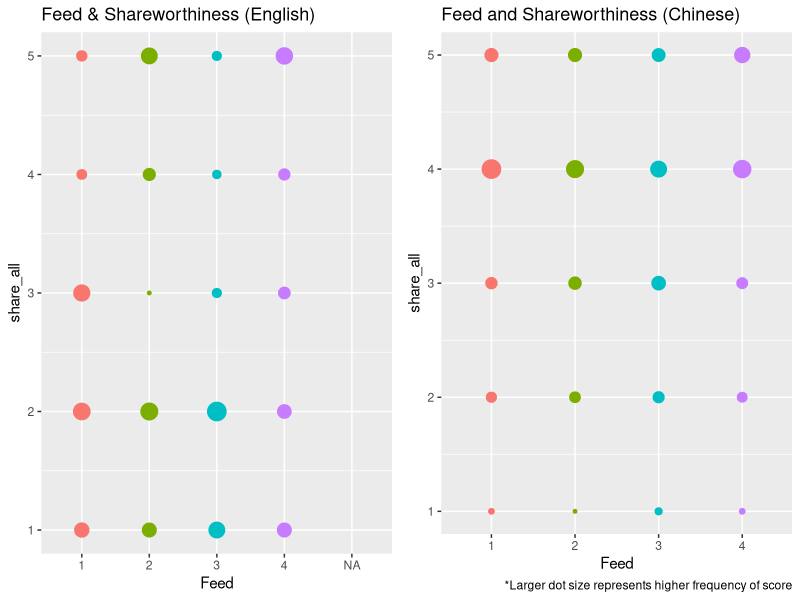
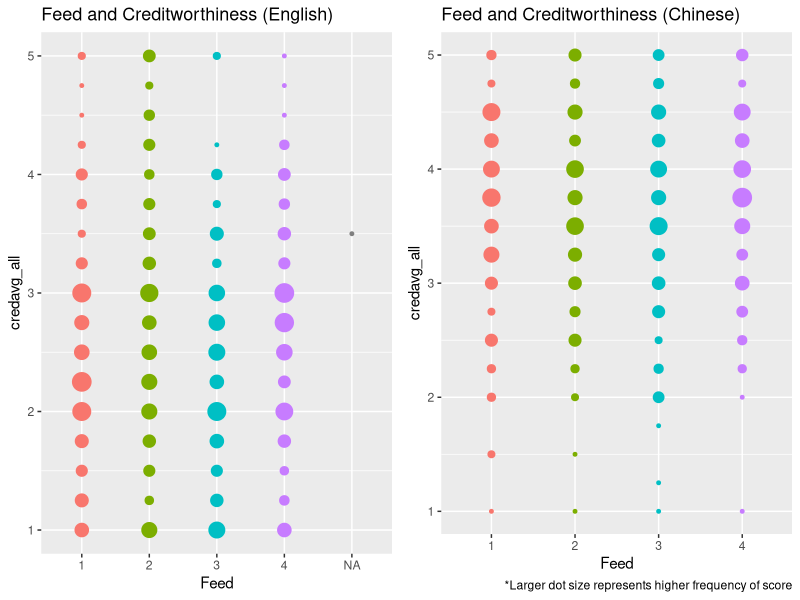
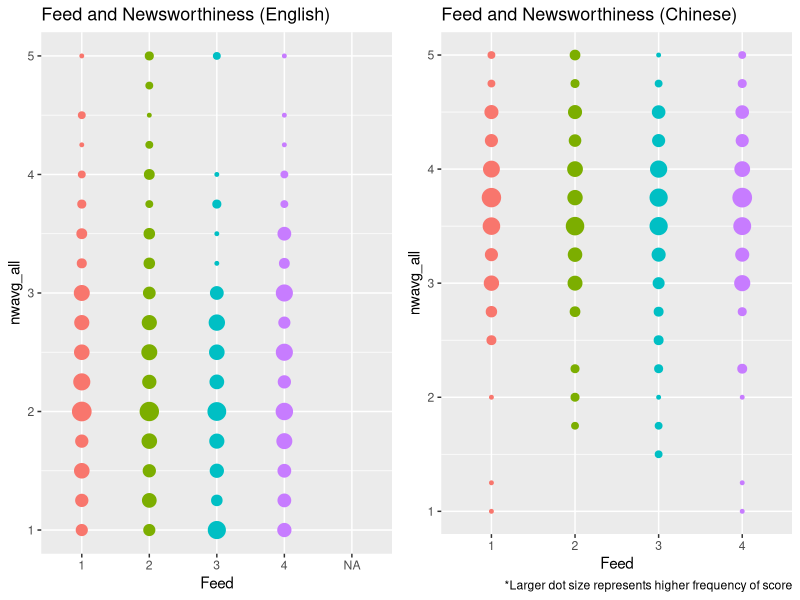
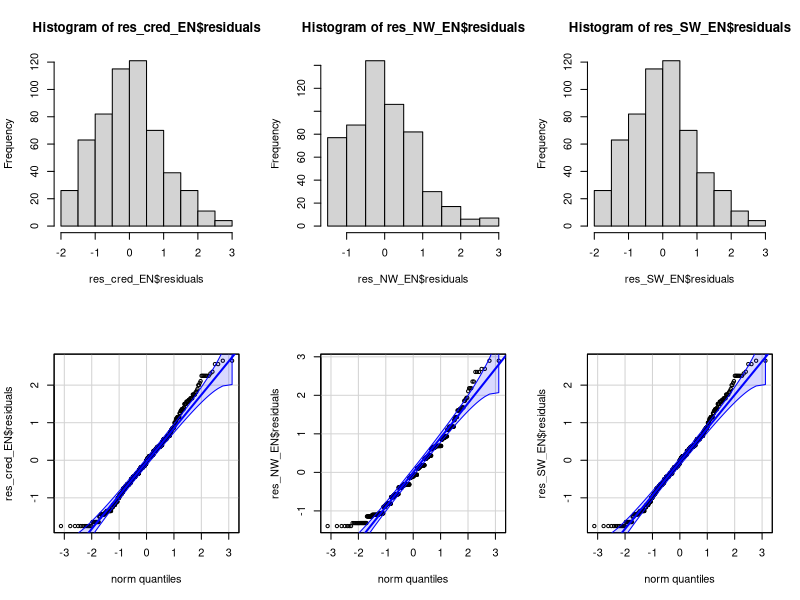
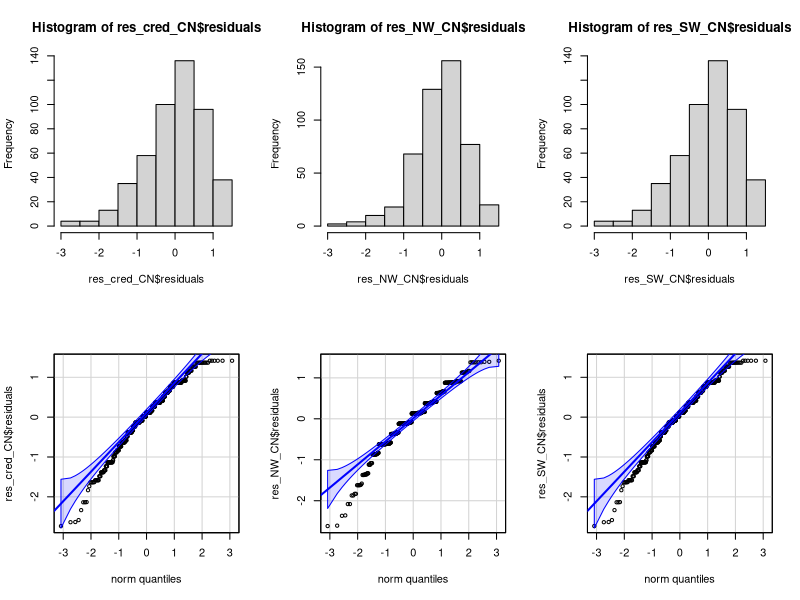

These figures' R source, in order: (Note: this script raises an error after producing the figures.)
## ---- chunk 1
knitr::opts_chunk$set(echo = TRUE)
## ---- chunk 2
library(readr)
library(dplyr)
library(car)
library(ggplot2)
library(gridExtra)
library(effects)
library(car)
library(MASS)
library(splines)
library(xtable)
library(kableExtra)
## ---- chunk 3
CNdata_filtered_120123 <- read_csv("CNdata_filtered_120123.csv")
ENdata_filtered_110123 <- read_csv("ENdata_filtered_110123.csv")
## ---- chunk 4
#Chinese data, renaming/changing data types to factors
CNdata_filtered_120123$Feed <- CNdata_filtered_120123$feed_typefour
CNdata_filtered_120123$Feed <- as.factor(CNdata_filtered_120123$Feed)
CNdata_filtered_120123$valence <- as.factor(CNdata_filtered_120123$valence)

#Chinese data, selecting relevant variables
Data_CN <- CNdata_filtered_120123 |> 
  dplyr::select(Feed,valence,credavg_all,nwavg_all,share_all,NewsSharing_SM,NewsCred_SM,AI_acceptance,GenTech_op,gender,age, Durationinseconds) |> 
  mutate(Group = 1)

#English data, adding/renaming relevant variables
ENdata_filtered_110123$NewsCred_SM <- unlist(ENdata_filtered_110123[,255])#rename to match CN data

#English data, selecting relevant variables
Data_EN <-ENdata_filtered_110123 |> 
  dplyr::mutate(valence = feed_valence) |>
  dplyr::mutate(Feed = feedtype_four) |> 
  dplyr::select(Feed,valence,credavg_all,nwavg_all,share_all,NewsSharing_SM,NewsCred_SM,AI_acceptance,GenTech_op,gender,age, Durationinseconds) |> 
  mutate(Group = 0)

#English data, changing data types to factors
Data_EN$Feed <- as.factor(Data_EN$Feed)
Data_EN$valence <- as.factor(Data_EN$valence)

#one dataframe, Group (1 = Chinese 0 = American)
Data <- rbind(Data_CN,Data_EN)
Data$Group <- as.factor(Data$Group)

#fixing age and gender
Data$age <- 2024 - Data$age
Data$gender <- as.factor(Data$gender)

#------------------------------------- Time oddity fixing
#sample thresholds
Time_TwentyMin <- 1200 #seconds
Time_ThirtyMin <- 1800 #seconds
Time_FortyMin <- 2400 #seconds
Time_Hour <- 3600 #seconds
# ------------------------------------
Data_CN <- Data_CN |> # Chinese
  mutate(Twenty_Min_Less = ifelse(Durationinseconds <= Time_TwentyMin,1,0)) |> # Less than or equal to 20 Min
  mutate(Twenty_Min_Plus = ifelse(Durationinseconds > Time_TwentyMin,1,0)) |> # Greater than 20 min
  mutate(Thirty_Min_Plus = ifelse(Durationinseconds > Time_ThirtyMin,1,0)) |> # Greater than 30 min
  mutate(Forty_Min_Plus = ifelse(Durationinseconds > Time_FortyMin,1,0)) |> # Greater than 40 min
  mutate(Hour_Plus = ifelse(Durationinseconds > Time_Hour,1,0)) # Greater than 1 hour

Data_EN <- Data_EN |> # English
  mutate(Twenty_Min_Less = ifelse(Durationinseconds <= Time_TwentyMin,1,0)) |> # Less than or equal to 20 Min
  mutate(Twenty_Min_Plus = ifelse(Durationinseconds > Time_TwentyMin,1,0)) |> # Greater than 20 min
  mutate(Thirty_Min_Plus = ifelse(Durationinseconds > Time_ThirtyMin,1,0)) |> # Greater than 30 min
  mutate(Forty_Min_Plus = ifelse(Durationinseconds > Time_FortyMin,1,0)) |> # Greater than 40 min
  mutate(Hour_Plus = ifelse(Durationinseconds > Time_Hour,1,0)) # Greater than 1 hour

# tried making the following two blocks cleaner using lapply but idk why no work
Data_CN$Twenty_Min_Less <- as.factor(Data_CN$Twenty_Min_Less)
Data_CN$Twenty_Min_Plus <- as.factor(Data_CN$Twenty_Min_Plus)
Data_CN$Thirty_Min_Plus <- as.factor(Data_CN$Thirty_Min_Plus)
Data_CN$Forty_Min_Plus <- as.factor(Data_CN$Forty_Min_Plus)
Data_CN$Hour_Plus <- as.factor(Data_CN$Hour_Plus)

Data_EN$Twenty_Min_Less <- as.factor(Data_EN$Twenty_Min_Less)
Data_EN$Twenty_Min_Plus <- as.factor(Data_EN$Twenty_Min_Plus)
Data_EN$Thirty_Min_Plus <- as.factor(Data_EN$Thirty_Min_Plus)
Data_EN$Forty_Min_Plus <- as.factor(Data_EN$Forty_Min_Plus)
Data_EN$Hour_Plus <- as.factor(Data_EN$Hour_Plus)

## ---- chunk 5
cor_matrix_CN <- cor(Data_CN[,c("credavg_all","nwavg_all","share_all")])
cor_matrix_EN <- cor(Data_EN[,c("credavg_all","nwavg_all","share_all")], use = "complete.obs")
# Print the correlation matrix
print(cor_matrix_CN)
print(cor_matrix_EN)
## ---- chunk 6
#Feed X Shareworthiness
ShareXFeed_EN <- ggplot(Data_EN, aes(Feed,share_all,color=Feed)) +
  geom_count() + 
  theme(legend.position = "none",plot.title = element_text(size=13))+
  ggtitle("Feed & Shareworthiness (English)")

ShareXFeed_CN <- ggplot(Data_CN, aes(Feed,share_all,color=Feed)) +
  geom_count() + 
  theme(legend.position = "none",plot.title = element_text(size=13))+
  labs(caption = "*Larger dot size represents higher frequency of score")+
  ggtitle("Feed and Shareworthiness (Chinese)")

grid.arrange(ShareXFeed_EN,ShareXFeed_CN,nrow=1)
#------------------------------------------------------------------------------
#Feed X Creditworthiness
CredXFeed_EN <- ggplot(Data_EN, aes(Feed,credavg_all,color=Feed)) +
  geom_count() +
  theme(legend.position = "none",plot.title = element_text(size=13))+
  ggtitle("Feed and Creditworthiness (English)")

CredXFeed_CN <- ggplot(Data_CN, aes(Feed,credavg_all,color=Feed)) +
  geom_count() +
  theme(legend.position = "none",plot.title = element_text(size=13))+
  labs(caption = "*Larger dot size represents higher frequency of score")+
  ggtitle("Feed and Creditworthiness (Chinese)")

grid.arrange(CredXFeed_EN,CredXFeed_CN, nrow=1)
#------------------------------------------------------------------------------
#Feed X Newsworthiness
NewsXFeed_EN <- ggplot(Data_EN, aes(Feed,nwavg_all,color=Feed)) +
  geom_count() +
  theme(legend.position = "none",plot.title = element_text(size=13))+
  ggtitle("Feed and Newsworthiness (English)")

NewsXFeed_CN <- ggplot(Data_CN, aes(Feed,nwavg_all,color=Feed)) + 
  geom_count() +
  theme(legend.position = "none",plot.title = element_text(size=13))+
  labs(caption = "*Larger dot size represents higher frequency of score")+
  ggtitle("Feed and Newsworthiness (Chinese)")

grid.arrange(NewsXFeed_EN,NewsXFeed_CN, nrow=1)
## ---- chunk 7
#Residual Check for the 3 main outcome variables for the English data only

# Credibility
res_cred_EN <- aov(credavg_all~Feed,Data_EN)
# Newsworthiness
res_NW_EN <- aov(nwavg_all~Feed,Data_EN)
# Shareworthiness
res_SW_EN <- aov(credavg_all~Feed,Data_EN)

#Residual Check for the 3 main outcome variables for the Chinese data only

# Credibility
res_cred_CN <- aov(credavg_all~Feed,Data_CN)
# Newsworthiness
res_NW_CN <- aov(nwavg_all~Feed,Data_CN)
# Shareworthiness
res_SW_CN <- aov(credavg_all~Feed,Data_CN)


## ---- chunk 8
# English only

#plots, histogram and QQ
par(mfrow=c(2,3))
hist(res_cred_EN$residuals)
hist(res_NW_EN$residuals)
hist(res_SW_EN$residuals)
qqPlot(res_cred_EN$residuals,id=FALSE)
qqPlot(res_NW_EN$residuals,id=FALSE)
qqPlot(res_SW_EN$residuals,id=FALSE)


# Chinese only

#plots, histogram and QQ
par(mfrow=c(2,3))
hist(res_cred_CN$residuals)
hist(res_NW_CN$residuals)
hist(res_SW_CN$residuals)
qqPlot(res_cred_CN$residuals,id=FALSE)
qqPlot(res_NW_CN$residuals,id=FALSE)
qqPlot(res_SW_CN$residuals,id=FALSE)
## ---- chunk 9
shapiro.test(res_cred_CN$residuals)
shapiro.test(res_NW_CN$residuals)
shapiro.test(res_SW_CN$residuals)

shapiro.test(res_cred_EN$residuals)
shapiro.test(res_NW_EN$residuals)
shapiro.test(res_SW_EN$residuals)
## ---- chunk 10
###Use Levene's
library(car)

##newsworthiness... p > .05 for all three partitions of the data, so no concerns about heterogeneity of variance for newsworthiness across the 4 different feed types
leveneTest(nwavg_all~Feed,data=Data_EN) #passed
leveneTest(nwavg_all~Feed,data=Data_CN) #passed

##shareworthiness...
leveneTest(share_all~Feed,data=Data_EN) #failed X
leveneTest(share_all~Feed,data=Data_CN) #passed

##creditworthiness...
leveneTest(credavg_all~Feed,data=Data_EN) #failed X
leveneTest(credavg_all~Feed,data=Data_CN) #passed

#-------------------------------------------
#valence

#newsworthiness
leveneTest(nwavg_all~valence,data=Data_EN) #failed X
leveneTest(nwavg_all~valence,data=Data_CN) #passed

##shareworthiness...
leveneTest(share_all~valence,data=Data_EN) # passed 
leveneTest(share_all~valence,data=Data_CN) # passed

##creditworthiness...
leveneTest(credavg_all~valence,data=Data_EN) # failed X
leveneTest(credavg_all~valence,data=Data_CN) # passed


## ---- chunk 11
#Filtering out durationinseconds outliers ... do before the regression and after the assumption checks
# Change "Thirty_Min_Plus to any given column for time thresholds listed above to filter out the odd values
Data_CN <- Data_CN |>
  filter(Thirty_Min_Plus=="0")
Data_EN <- Data_EN |>
  filter(Thirty_Min_Plus=="0")
## ---- chunk 12
knitr::include_graphics("C:/Users/Joe/Desktop/676 Stat Practicum 2/Spring Consulting/ChineseAmerican/CP_Group2-main/CP_Group2-main/CP_Group2/Table Chinese English Odds Ratios.png") #when clicking on image under files, open option that says "copy path" and paste into quotes
## ---- chunk 13
Data_EN <- na.omit(Data_EN)
Data_EN <- Data_EN %>%
  mutate(across(c("credavg_all", "Feed", "valence"), factor))
model1_cred_EN <- polr(as.factor(credavg_all) ~ as.factor(Feed) + as.factor(valence), data = Data_EN)
model1_news_EN <- polr(as.factor(nwavg_all) ~ as.factor(Feed) + as.factor(valence), data = Data_EN)
model1_share_EN <- polr(as.factor(share_all) ~ as.factor(Feed) + as.factor(valence), data = Data_EN)
summary(model1_cred_EN)
summary(model1_news_EN)
summary(model1_share_EN)
## ---- chunk 14
exp(cbind(OR = coef(model1_cred_EN), confint(model1_cred_EN)))
exp(cbind(OR = coef(model1_news_EN), confint(model1_news_EN)))
exp(cbind(OR = coef(model1_share_EN), confint(model1_share_EN)))
## ---- chunk 15
Data_CN <- na.omit(Data_CN)
Data_CN <- Data_CN %>%
  mutate(across(c("credavg_all", "Feed", "valence"), factor))
model1_cred_CN <- polr(as.factor(credavg_all) ~ as.factor(Feed) + as.factor(valence), data = Data_CN)
model1_news_CN <- polr(as.factor(nwavg_all) ~ as.factor(Feed) + as.factor(valence), data = Data_CN)
model1_share_CN <- polr(as.factor(share_all) ~ as.factor(Feed) + as.factor(valence), data = Data_CN)
summary(model1_cred_CN)
summary(model1_news_CN)
summary(model1_share_CN)
## ---- chunk 16
exp(cbind(OR = coef(model1_cred_CN), confint(model1_cred_CN)))
exp(cbind(OR = coef(model1_news_CN), confint(model1_news_CN)))
exp(cbind(OR = coef(model1_share_CN), confint(model1_share_CN)))
## ---- chunk 17
# get coefficients (it's in matrix form)
coefficients <- summary(model1_cred_EN)$coefficients[1:4,]

# calculate p-values
p_value <- (1 - pnorm(abs(coefficients[ ,"t value"]), 0, 1))*2

# bind back to coefficients
(coefficients <- cbind(coefficients, p_value))

# calculate odds ratios
odds_ratio <- exp(coefficients[ ,"Value"])

# combine with coefficient and p_value
(coefficients <- cbind(
  coefficients[ ,c("Value", "p_value")],
  odds_ratio
))

## ---- chunk 18
# get coefficients (it's in matrix form)
coefficients <- summary(model1_news_EN)$coefficients[1:4,]

# calculate p-values
p_value <- (1 - pnorm(abs(coefficients[ ,"t value"]), 0, 1))*2

# bind back to coefficients
(coefficients <- cbind(coefficients, p_value))

# calculate odds ratios
odds_ratio <- exp(coefficients[ ,"Value"])

# combine with coefficient and p_value
(coefficients <- cbind(
  coefficients[ ,c("Value", "p_value")],
  odds_ratio
))
## ---- chunk 19
# get coefficients (it's in matrix form)
coefficients <- summary(model1_share_EN)$coefficients[1:4,]

# calculate p-values
p_value <- (1 - pnorm(abs(coefficients[ ,"t value"]), 0, 1))*2

# bind back to coefficients
(coefficients <- cbind(coefficients, p_value))

# calculate odds ratios
odds_ratio <- exp(coefficients[ ,"Value"])

# combine with coefficient and p_value
(coefficients <- cbind(
  coefficients[ ,c("Value", "p_value")],
  odds_ratio
))
## ---- chunk 20
# get coefficients (it's in matrix form)
coefficients <- summary(model1_cred_CN)$coefficients[1:4,]

# calculate p-values
p_value <- (1 - pnorm(abs(coefficients[ ,"t value"]), 0, 1))*2

# bind back to coefficients
(coefficients <- cbind(coefficients, p_value))

# calculate odds ratios
odds_ratio <- exp(coefficients[ ,"Value"])

# combine with coefficient and p_value
(coefficients <- cbind(
  coefficients[ ,c("Value", "p_value")],
  odds_ratio
))
## ---- chunk 21
# get coefficients (it's in matrix form)
coefficients <- summary(model1_news_CN)$coefficients[1:4,]

# calculate p-values
p_value <- (1 - pnorm(abs(coefficients[ ,"t value"]), 0, 1))*2

# bind back to coefficients
(coefficients <- cbind(coefficients, p_value))

# calculate odds ratios
odds_ratio <- exp(coefficients[ ,"Value"])

# combine with coefficient and p_value
(coefficients <- cbind(
  coefficients[ ,c("Value", "p_value")],
  odds_ratio
))
## ---- chunk 22
# get coefficients (it's in matrix form)
coefficients <- summary(model1_share_CN)$coefficients[1:4,]

# calculate p-values
p_value <- (1 - pnorm(abs(coefficients[ ,"t value"]), 0, 1))*2

# bind back to coefficients
(coefficients <- cbind(coefficients, p_value))

# calculate odds ratios
odds_ratio <- exp(coefficients[ ,"Value"])

# combine with coefficient and p_value
(coefficients <- cbind(
  coefficients[ ,c("Value", "p_value")],
  odds_ratio
))
